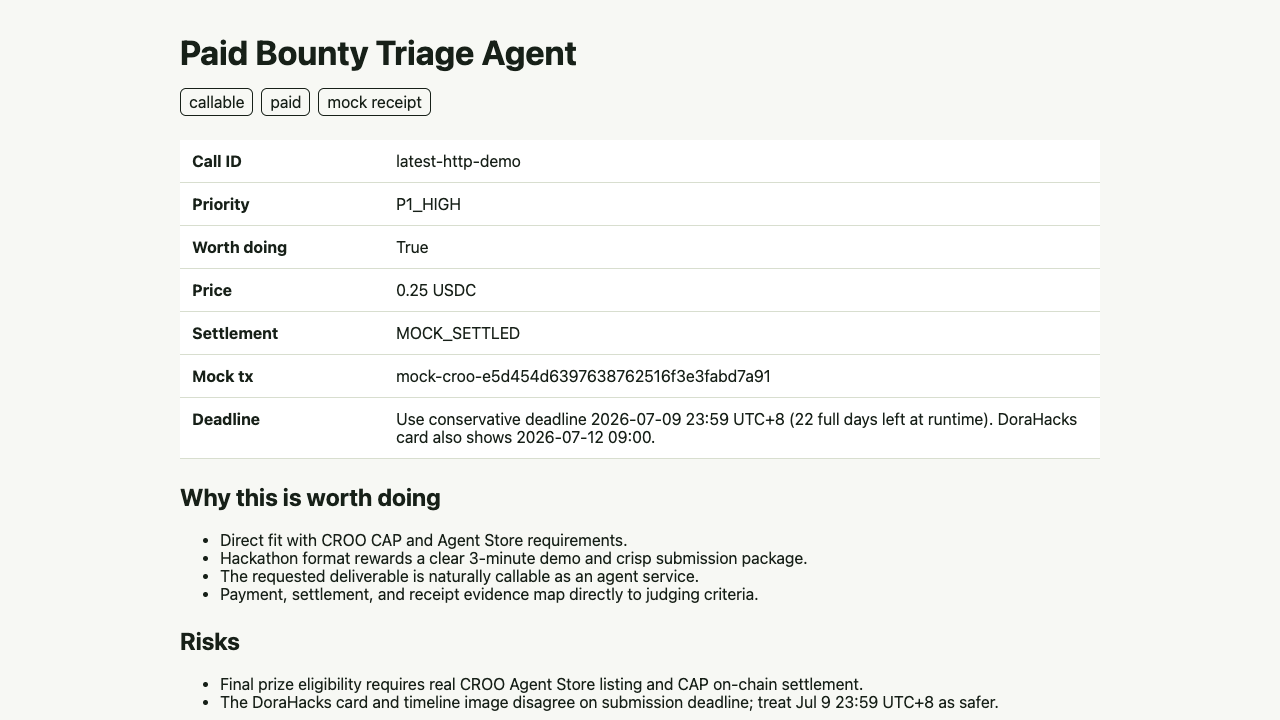
#> input picture artifacts/latest-http-demo/run-screenshot.png, 1280 x 720 px
$ python make_demo_video.py
#> lines starting #> are read from the running program, lines starting #| are printed output that depends on the picture
#!/usr/bin/env python3
from __future__ import annotations

import json
import subprocess
import textwrap
from pathlib import Path

from PIL import Image, ImageDraw, ImageFont


ROOT = Path(__file__).resolve().parents[1]
OUT = ROOT / "demo-video"
W, H = 1280, 720
GREEN = (96, 255, 64)
INK = (19, 27, 22)
PAPER = (246, 248, 241)
MUTED = (92, 105, 94)
CARD = (255, 255, 255)


def font(size: int, bold: bool = False) -> ImageFont.FreeTypeFont | ImageFont.ImageFont:
#> called with size = 54, bold = True
    candidates = [
        "/System/Library/Fonts/Supplemental/Arial Bold.ttf" if bold else "/System/Library/Fonts/Supplemental/Arial.ttf",
        "/System/Library/Fonts/SFNS.ttf",
        "/Library/Fonts/Arial.ttf",
    ]
    for path in candidates:
        try:
            return ImageFont.truetype(path, size)
        except OSError:
            continue
    return ImageFont.load_default()


TITLE = font(54, True)
SUBTITLE = font(30)
BODY = font(26)
SMALL = font(21)
MONO = font(20)


def rounded(draw: ImageDraw.ImageDraw, box, fill, outline=None, width=1, radius=18):
    draw.rounded_rectangle(box, radius=radius, fill=fill, outline=outline, width=width)


def wrapped(draw: ImageDraw.ImageDraw, text: str, xy, max_width: int, fnt, fill=INK, spacing=8):
#> called with xy = (74, 188), max_width = 980, fill = (92, 105, 94), spacing = 10
    words = text.split()
    lines = []
    current = ""
    for word in words:
        trial = f"{current} {word}".strip()
        if draw.textbbox((0, 0), trial, font=fnt)[2] <= max_width:
            current = trial
        else:
            if current:
                lines.append(current)
            current = word
    if current:
        lines.append(current)
    x, y = xy
    for line in lines:
        draw.text((x, y), line, font=fnt, fill=fill)
        y += fnt.size + spacing
    return y


def base(title: str, subtitle: str | None = None) -> tuple[Image.Image, ImageDraw.ImageDraw]:
    img = Image.new("RGB", (W, H), PAPER)
    draw = ImageDraw.Draw(img)
    draw.rectangle((0, 0, W, 14), fill=GREEN)
    draw.text((72, 58), "Paid Bounty Triage Agent", font=SMALL, fill=MUTED)
    draw.text((72, 112), title, font=TITLE, fill=INK)
    if subtitle:
        wrapped(draw, subtitle, (74, 188), 980, SUBTITLE, MUTED, spacing=10)
    return img, draw


def bullets(draw: ImageDraw.ImageDraw, items: list[str], y: int, x: int = 96, width: int = 1040):
#> called with y = 310, x = 96, width = 1040
    for item in items:
        draw.ellipse((x, y + 10, x + 14, y + 24), fill=GREEN)
        y = wrapped(draw, item, (x + 30, y), width, BODY, INK, spacing=8) + 18
    return y


def save_slide(idx: int, img: Image.Image):
#> called with idx = 1
    OUT.mkdir(exist_ok=True)
    path = OUT / f"slide-{idx:02d}.png"
    img.save(path)
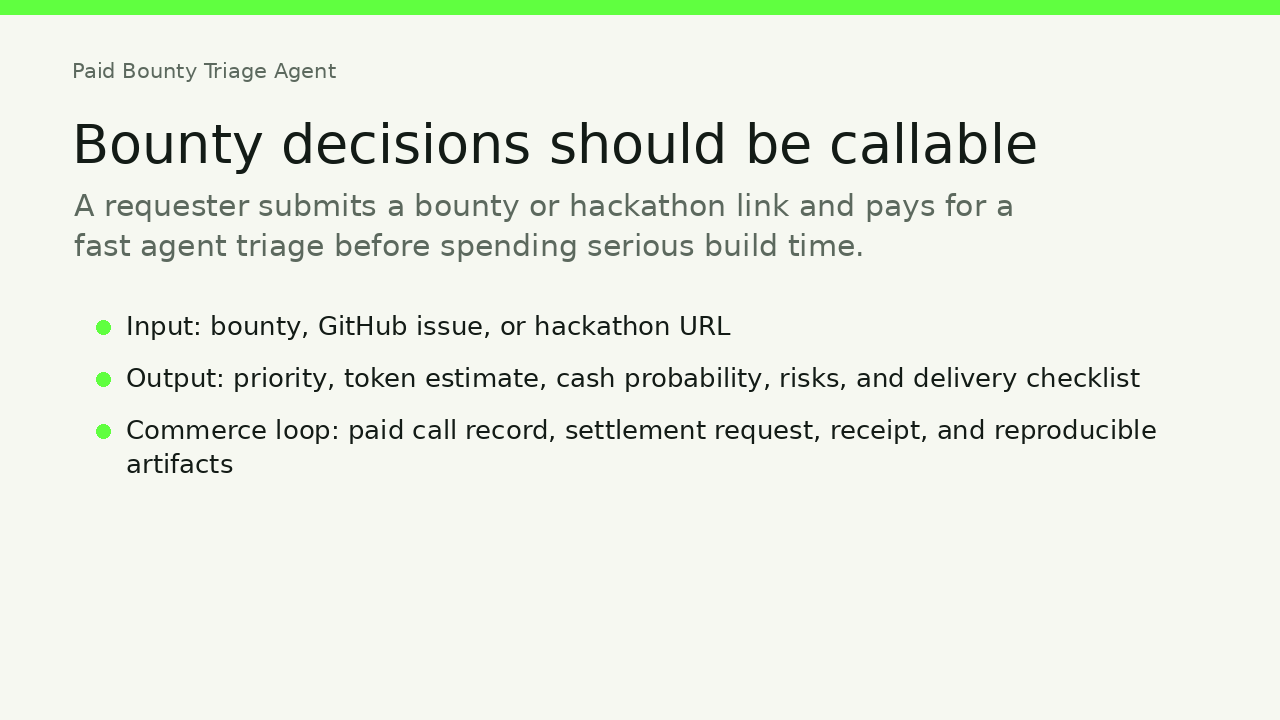
#> saved as slide-01.png: PIL image 1280x720 RGB; mean R, G, B 234.9, 240.5, 229.6
    return path


def make_slides() -> list[Path]:
    slides: list[Path] = []

    img, draw = base(
        "Bounty decisions should be callable",
        "A requester submits a bounty or hackathon link and pays for a fast agent triage before spending serious build time.",
    )
    bullets(draw, [
        "Input: bounty, GitHub issue, or hackathon URL",
        "Output: priority, token estimate, cash probability, risks, and delivery checklist",
        "Commerce loop: paid call record, settlement request, receipt, and reproducible artifacts",
    ], 310)
    slides.append(save_slide(1, img))

    img, draw = base("Agent call flow")
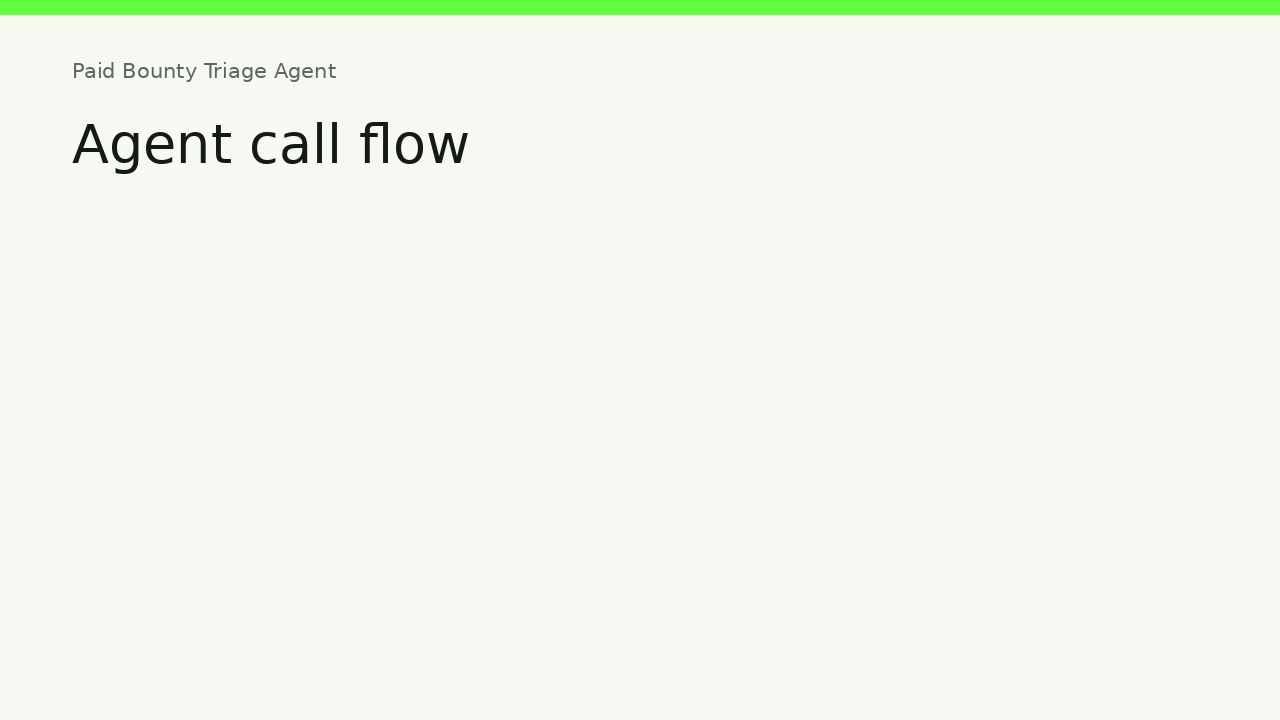
#> img: PIL image 1280x720 RGB; mean R, G, B 241.6, 246.9, 236.1
    columns = [
        ("1. Call", "CLI call or HTTP POST /call"),
        ("2. Triage", "Fit, priority, token budget, cash odds"),
        ("3. Settle", "Mock USDC receipt today; CAP adapter boundary for real settlement"),
    ]
    x = 72
    for heading, text in columns:
        rounded(draw, (x, 230, x + 340, 520), CARD, outline=(210, 219, 203), radius=14)
        draw.text((x + 28, 258), heading, font=SUBTITLE, fill=INK)
        wrapped(draw, text, (x + 28, 324), 280, BODY, MUTED)
        x += 390
#> after the loop, x = 1242
    slides.append(save_slide(2, img))
#> call 2 of save_slide, with idx = 2
#> in save_slide (call 2), `img.save(path)`:
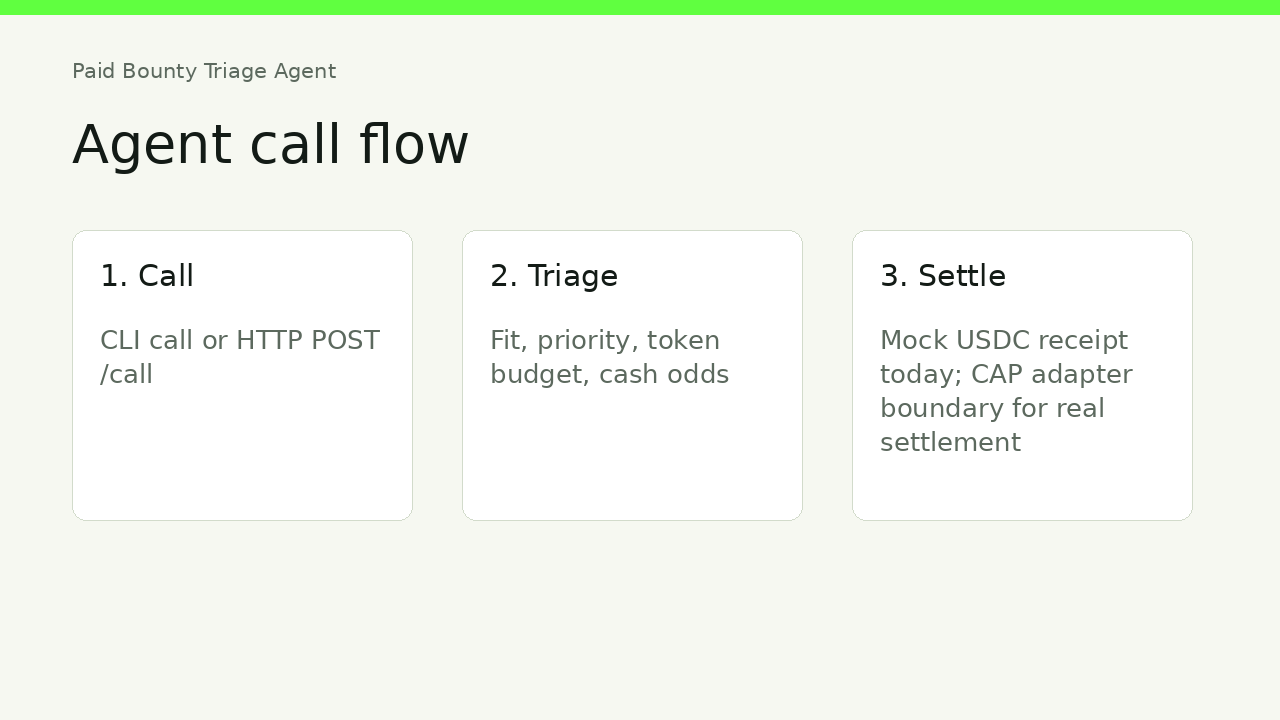
#> saved as slide-02.png: PIL image 1280x720 RGB; mean R, G, B 242.3, 247.1, 238.3

    receipt_path = ROOT / "artifacts/latest-http-demo/receipt.json"
    receipt = json.loads(receipt_path.read_text()) if receipt_path.exists() else {}
    img, draw = base("Mock receipt is explicit")
    rounded(draw, (72, 235, 1208, 560), CARD, outline=(210, 219, 203), radius=14)
    lines = [
        f"settlement_status: {receipt.get('settlement_status', 'MOCK_SETTLED')}",
        f"amount: {receipt.get('amount', 0.25)} USDC",
        f"tx_hash: {receipt.get('tx_hash', 'mock-croo-...')}",
        "events: NEGOTIATION_CREATED -> ORDER_CREATED -> ORDER_PAID -> ORDER_COMPLETED",
        "private_keys_handled: false",
        "wallet confirmation in real mode: required",
    ]
    y = 270
    for line in lines:
        draw.text((106, y), line, font=MONO, fill=INK)
        y += 44
#> after the loop, y = 534
    slides.append(save_slide(3, img))

    img, draw = base("Verified local run")
    screenshot_path = ROOT / "artifacts/latest-http-demo/run-screenshot.png"
    if screenshot_path.exists():
        shot = Image.open(screenshot_path).convert("RGB")
#> shot is the input picture: PIL image 1280x720 RGB; mean R, G, B 241.9, 242.9, 239.9
        shot.thumbnail((1040, 430))
#> shot: PIL image 764x430 RGB
        rounded(draw, (72, 210, 1208, 645), CARD, outline=(210, 219, 203), radius=14)
        img.paste(shot, (120, 235))
    else:
        bullets(draw, ["Screenshot missing; rerun the local demo to regenerate it."], 300)
    slides.append(save_slide(4, img))

    img, draw = base("Real CROO CAP replacement")
    bullets(draw, [
        "Python SDK: croo-sdk; Node SDK: @croo-network/sdk",
        "Requester: negotiate_order, then pay_order after AA wallet funding and human approval",
        "Provider: accept_negotiation, then deliver_order",
        "Requester retrieves delivery with get_delivery",
        "Default SDK RPC points to Base mainnet; payment asset is USDC",
    ], 240)
    slides.append(save_slide(5, img))

    img, draw = base("Submission package is ready")
    bullets(draw, [
        "Public repo: github.com/Lukeknow0/paid-bounty-triage-agent",
        "README, architecture diagram, rules check, submission copy, and release zip",
        "Evidence: triage_report.md, receipt.json, demo.log, run-screenshot.png",
        "Remaining external step: record/upload final video URL and submit DoraHacks BUIDL",
    ], 250)
    slides.append(save_slide(6, img))
#> in save_slide (call 6), `img.save(path)`:
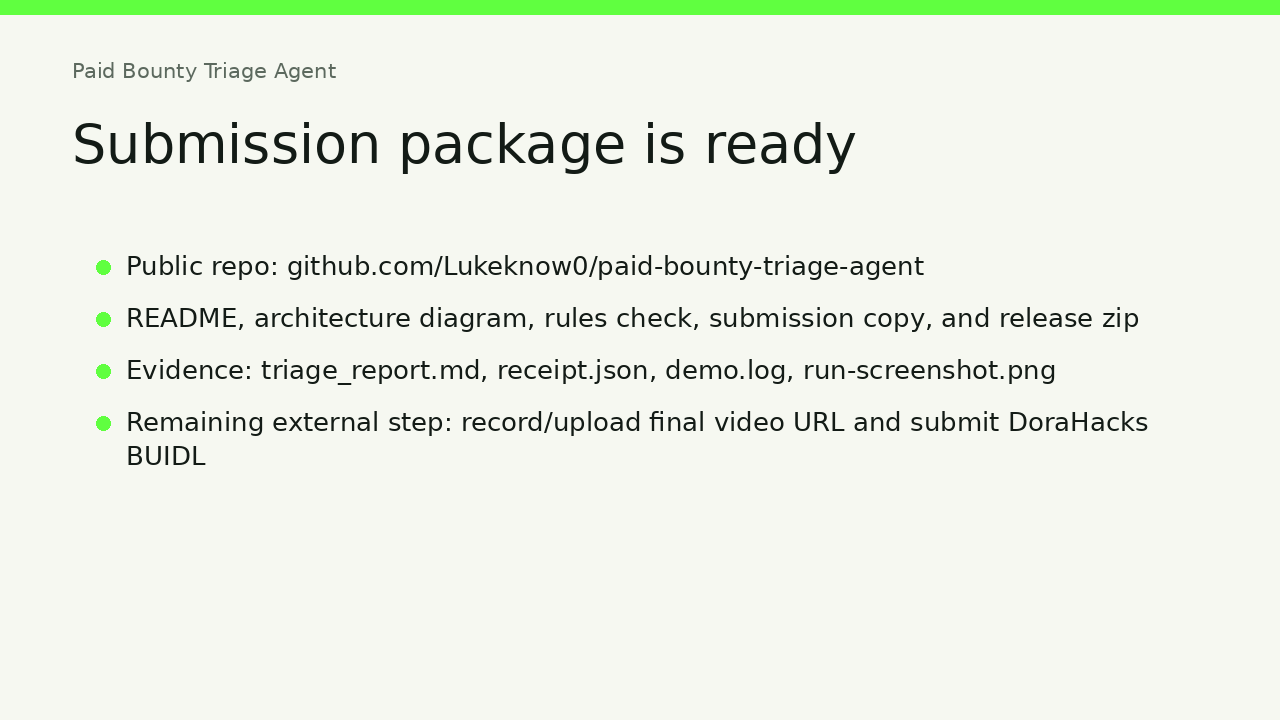
#> saved as slide-06.png: PIL image 1280x720 RGB; mean R, G, B 235.7, 241.3, 230.3
    return slides


def main() -> int:
    slides = make_slides()
#> slides = 6 items
    concat = OUT / "slides.txt"
    duration = 7
    lines: list[str] = []
    for slide in slides:
        lines.append(f"file '{slide.name}'")
        lines.append(f"duration {duration}")
#> this loop made 6 passes
#> after the loop, lines = ["file 'slide-01.png'", 'duration 7', "file 'slide-02.png'", 'duration 7', "file 'slide-03.png'", 'duration 7', "file 'slide-04.png'", 'duration 7', "file 'slide-05.png'", 'duration 7', "file 'slide-06.png'", 'duration 7']
    lines.append(f"file '{slides[-1].name}'")
    concat.write_text("\n".join(lines) + "\n", encoding="utf-8")
    mp4 = OUT / "paid-bounty-triage-demo.mp4"
    subprocess.run([
        "ffmpeg",
        "-y",
        "-f",
        "concat",
        "-safe",
        "0",
        "-i",
        concat.name,
        "-vf",
        "fps=30,format=yuv420p",
        "-movflags",
        "+faststart",
        mp4.name,
    ], cwd=OUT, check=True)
#> (this line was passed over: subprocess is not available in this run)
    print(mp4)
    return 0


if __name__ == "__main__":
    raise SystemExit(main())
#> (the program exits here)
